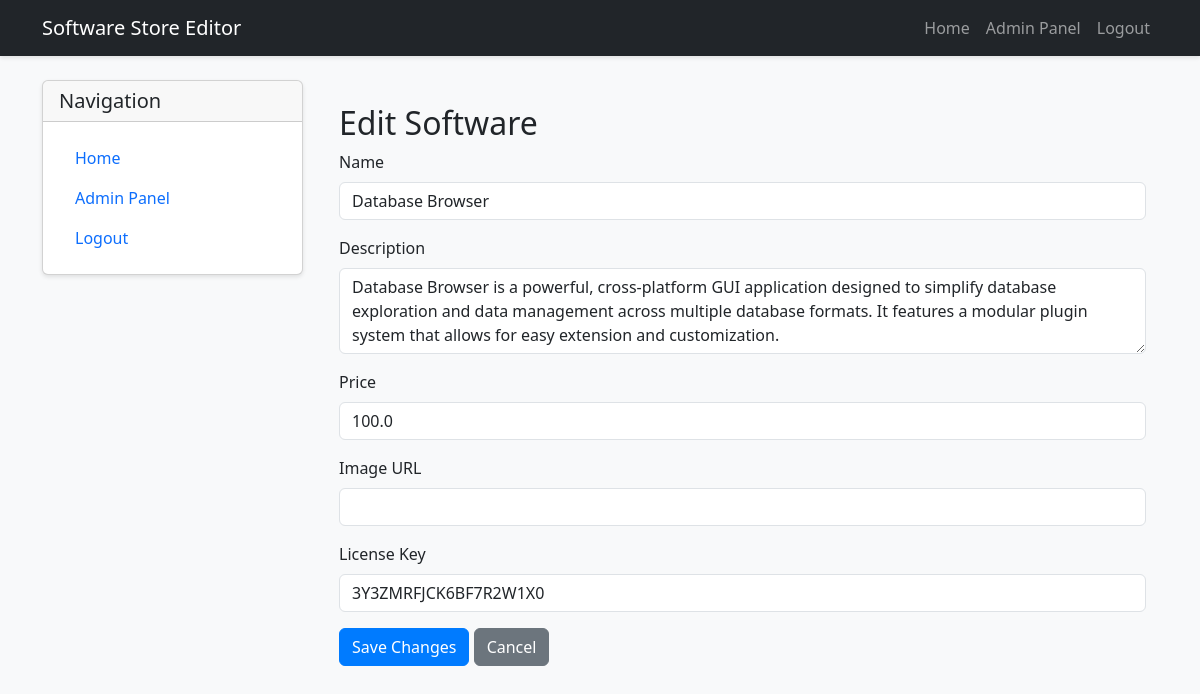
Screenshot of /software/1/edit (signed in) with the database file from the repository.
### software_store_app/models.py (models this page shows)
class Software(db.Model):
    id = db.Column(db.Integer, primary_key=True)
    name = db.Column(db.String(100), nullable=False)
    description = db.Column(db.Text, nullable=False)
    price = db.Column(db.Float, nullable=False)
    image_url = db.Column(db.String(200))
    license_key = db.Column(db.String(100), unique=True, nullable=False)
    created_at = db.Column(db.DateTime, default=datetime.utcnow)
    purchases = db.relationship('Purchase', backref='software', lazy=True)

### software_store_app/editor.py (the view, shortened to what this page needs)
@app.route('/software/<int:software_id>/edit', methods=['GET', 'POST'])
@login_required
def edit_software(software_id):
    software = Software.query.get_or_404(software_id)
    return render_template('editor/edit_software.html', software=software)

### software_store_app/editor.py (called while the page is built)
@login_manager.user_loader
def load_user(user_id):
    return LocalUser.query.get(int(user_id))

### software_store_app/templates/editor/edit_software.html (shortened to what this page needs)
{% extends "editor/base.html" %}
{% block editor_content %}
<div class="container mt-4">
    <h2>Edit Software</h2>
    <form method="POST">
        <div class="mb-3">
            <label for="name" class="form-label">Name</label>
            <input type="text" class="form-control" id="name" name="name" value="{{ software.name }}" required>
        </div>
        <div class="mb-3">
            <label for="description" class="form-label">Description</label>
            <textarea class="form-control" id="description" name="description" rows="3" required>{{ software.description }}</textarea>
        </div>
        <div class="mb-3">
            <label for="price" class="form-label">Price</label>
            <input type="number" class="form-control" id="price" name="price" step="0.01" value="{{ software.price }}" required>
        </div>
        <div class="mb-3">
            <label for="image_url" class="form-label">Image URL</label>
            <input type="url" class="form-control" id="image_url" name="image_url" value="{{ software.image_url }}">
        </div>
        <div class="mb-3">
            <label for="license_key" class="form-label">License Key</label>
            <input type="text" class="form-control" id="license_key" name="license_key" value="{{ software.license_key }}" required>
        </div>
        <button type="submit" class="btn btn-primary">Save Changes</button>
        <a href="{{ url_for('editor') }}" class="btn btn-secondary">Cancel</a>
    </form>
</div>
{% endblock %}

### software_store_app/static/style.css (style rules this page uses)
body { background-color: #f8f9fa; }
.btn-primary { background-color: #007bff; border-color: #007bff; }

### rows the page displays
Software: name "Database Browser", description "Database Browser is a powerful, cross-platform GUI application designed to simplify database exploration and data management across multiple database formats. It features a modular plugin system that allows for easy extension and customization.", price "100.0", license_key "3Y3ZMRFJCK6BF7R2W1X0"
